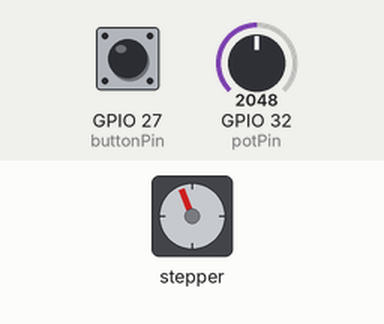
This sketch was run on a simulated ESP32. On the bench: stepper motor. Wiring (inferred from the names in the program): stepper motor driver (200 steps per turn assumed): step GPIO 22; direction GPIO 21. Inputs (shaded band) come from the test bench; at power-on: GPIO 32 (potPin) = 2048, GPIO 27 (buttonPin) HIGH.

Above: at 1.2 s.
1.3 s: GPIO 32 (potPin) set to 491
At 1.71 s:
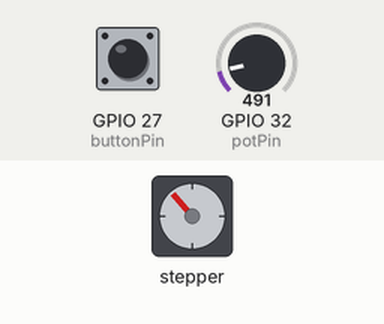
4.3 s: GPIO 32 (potPin) set to 1228
At 5.0 s:
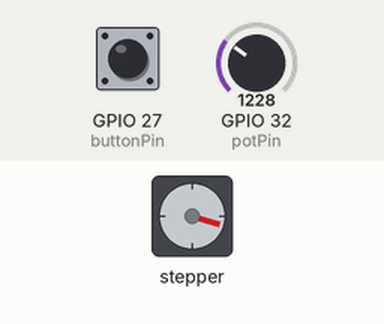
7.3 s: GPIO 32 (potPin) set to 2047
At 7.47 s:
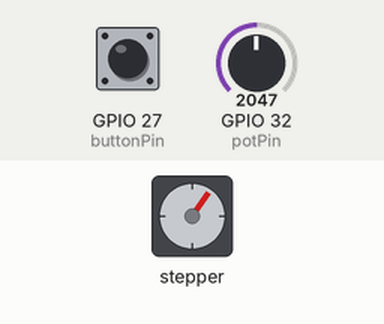
10.3 s: GPIO 32 (potPin) set to 2866
Timing chart, 0 to 14.3 s (numbered marks = the images above; inputs shaded):
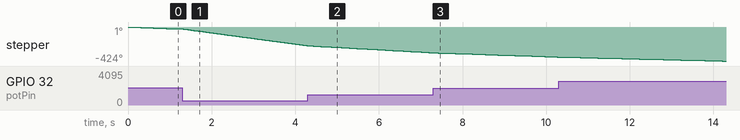

The sketch:

Stepper_Test.ino
```cpp
/*
  Demonstrates set up and control of a stepper motor using the DRV8825 stepper motor driver

  Assumes use of MSEduino:
  R1 (connect jumper to JP2) controls step rate
  PB1 (connect jumper JP13) to controls direction
  Connect SDA (JP11) to direction pin of DRV8825
  Connect SCLK (JP11) to step pin of DRV8825

  Note that this code does not implement any acceleration or deceleration. The stepper may "lock up" if the
  direction is changed when the motor is spinning quickly.

  Language: Arduino (ESP32)
  Author: Michael Naish
  Date: 21/02/08

  Rev 1 - Initial verison

*/

//#define OUTPUT_ON                           // uncomment to turn on output debugging information

const int potPin = 32;                        // select the analog pin used for the potentiometer (R1)
const int buttonPin = 27;                     // select digital pin for built-in pushbutton PB1 (JP13 required)
const int dirPin = 21;                        // select digital pin for step direction, uses GPIO21, I2C_DA (SDA pin)
const int stepPin = 22;                       // select digital pin for step pin, uses GPIO22, I2C_CLK (SLCK pin)

int val;                                      // input value from the analog pin
unsigned long prevMicrosec = 0;               // start time for delay cycle, in milliseconds
unsigned long curMicrosec = 0;                // current time, in milliseconds
unsigned long stepCount = 0;                  // number of steps
unsigned long stepRate;                       // step rate in microseconds

boolean btDir = true;                         // step direction

const long clDebounceDelay = 50;              // button debounce delay in milliseconds
unsigned long ulLastDebounceTime;             // start time for debounce, in milliseconds
int iButtonState;                             // button state
int iLastButtonState = HIGH;                  //

void setup() {
#ifdef OUTPUT_ON
  Serial.begin(9600);
#endif

  pinMode(buttonPin, INPUT_PULLUP);            // Assign digital input for pushbutton and turn on internal pullup
  pinMode(dirPin, OUTPUT);                     // Assign output for direction
  pinMode(stepPin, OUTPUT);                    // Assign output for step
}

void loop() {
   int iButtonValue = digitalRead(buttonPin);  // read value of push button 1
   if (iButtonValue != iLastButtonState) {     // if value has changed
      ulLastDebounceTime = millis();           // reset the debouncing timer
   }

  if ((millis() - ulLastDebounceTime) > clDebounceDelay) {
     if (iButtonValue != iButtonState) {       // if the button state has changed
     iButtonState = iButtonValue;              // update current button state

      // only toggle direction if the new button state is LOW
      if (iButtonState == LOW) {
        btDir = !btDir;
        digitalWrite(dirPin, btDir);           // set direction
      }
    }
  }
  iLastButtonState = iButtonValue;             // store button state

  curMicrosec = micros();                      // get the current time in milliseconds
  if (curMicrosec - prevMicrosec > stepRate) { // check to see if elapsed time matched the desired delay
    prevMicrosec = curMicrosec;
    stepCount++;                               //
    val = analogRead(potPin);                  // reads the value of the potentiometer (value between 0 and 4096)
    stepRate = map(val, 0, 4096, 100, 100000); // scale it into delay between steps in microseconds
    digitalWrite(stepPin, stepCount & 1);      // toggle step pin (0 if stepCount is even, 1 if stepCount is odd)

#ifdef OUTPUT_ON
    Serial.print("Dir: ");
    Serial.print(btDir);
    Serial.print(", rate: ");
    Serial.print(stepRate);
    Serial.print(", count: ");
    Serial.println(stepCount);
#endif
  }
}
```
